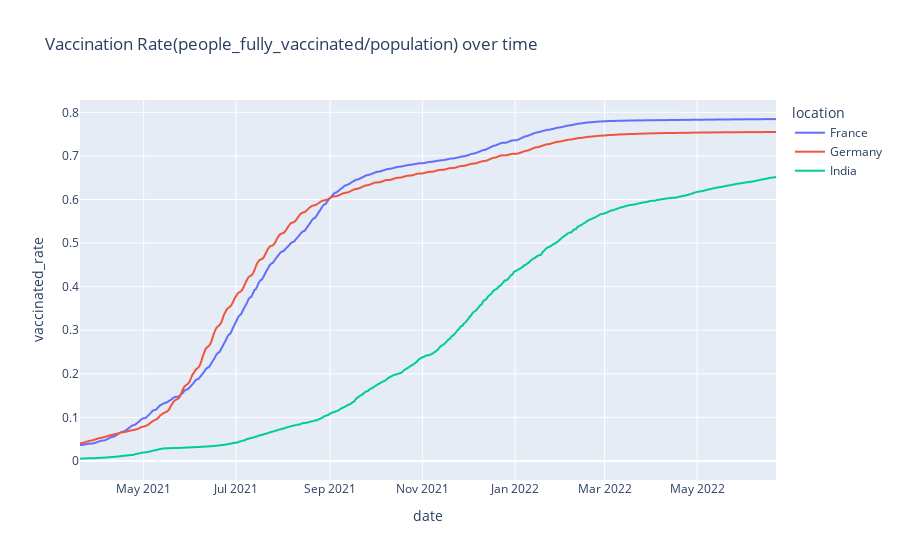

The cell this chart's notebook holds for it:
### Markdown cell above
# Task 2

* Vaccination Rate(people_fully_vaccinated/population) for 3 Countries

### Code cell
df_my_list['vaccinated_rate'] = df_my_list['people_fully_vaccinated']/df_my_list['population']
fig = px.line(df_my_list, x="date", y= "vaccinated_rate",color="location", title= "Vaccination Rate(people_fully_vaccinated/population) over time")
fig.update_xaxes(range=["2021-03-20","2022-06-22"])
fig.show()

### Figure 1 — Plotly figure (JSON) as saved in the notebook; plotly's stock layout.template omitted (floating-point values rounded to 4 significant figures; data arrays with more than 128 entries replaced by an {"elided": "..."} marker saying what was removed)
{"data": [{"hovertemplate": "location=France<br>date=%{x}<br>vaccinated_rate=%{y}<extra></extra>", "legendgroup": "France", "line": {"color": "#636efa", "dash": "solid"}, "marker": {"symbol": "circle"}, "mode": "lines", "name": "France", "showlegend": true, "type": "scattergl", "x": {"elided": "888 str values"}, "xaxis": "x", "y": {"elided": "888 float values"}, "yaxis": "y"}, {"hovertemplate": "location=Germany<br>date=%{x}<br>vaccinated_rate=%{y}<extra></extra>", "legendgroup": "Germany", "line": {"color": "#EF553B", "dash": "solid"}, "marker": {"symbol": "circle"}, "mode": "lines", "name": "Germany", "showlegend": true, "type": "scattergl", "x": {"elided": "885 str values"}, "xaxis": "x", "y": {"elided": "885 float values"}, "yaxis": "y"}, {"hovertemplate": "location=India<br>date=%{x}<br>vaccinated_rate=%{y}<extra></extra>", "legendgroup": "India", "line": {"color": "#00cc96", "dash": "solid"}, "marker": {"symbol": "circle"}, "mode": "lines", "name": "India", "showlegend": true, "type": "scattergl", "x": {"elided": "882 str values"}, "xaxis": "x", "y": {"elided": "882 float values"}, "yaxis": "y"}], "layout": {"legend": {"title": {"text": "location"}, "tracegroupgap": 0}, "title": {"text": "Vaccination Rate(people_fully_vaccinated/population) over time"}, "xaxis": {"anchor": "y", "domain": [0, 1], "range": ["2021-03-20", "2022-06-22"], "title": {"text": "date"}}, "yaxis": {"anchor": "x", "domain": [0, 1], "title": {"text": "vaccinated_rate"}}}}
